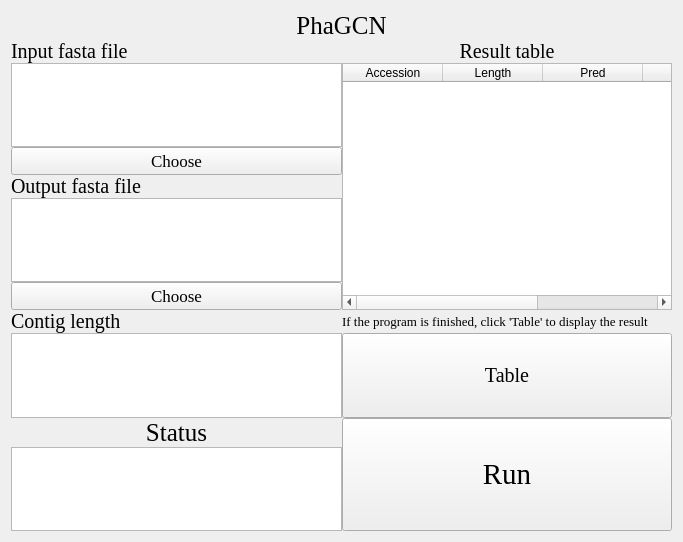
<?xml version="1.0" encoding="UTF-8"?>
<ui version="4.0">
 <class>Form</class>
 <widget class="QWidget" name="Form">
  <property name="geometry">
   <rect>
    <x>0</x>
    <y>0</y>
    <width>683</width>
    <height>542</height>
   </rect>
  </property>
  <property name="windowTitle">
   <string>Form</string>
  </property>
  <property name="styleSheet">
   <string notr="true">background-image: url(D:/tools/Pycharm/pyqt/logo/green_back.png);</string>
  </property>
  <layout class="QGridLayout" name="gridLayout_6">
   <item row="0" column="0">
    <layout class="QGridLayout" name="gridLayout">
     <property name="spacing">
      <number>0</number>
     </property>
     <item row="2" column="0">
      <widget class="QTextBrowser" name="textBrowser_2">
       <property name="styleSheet">
        <string notr="true">background-image: url(D:/Documents/Desktop/white.png)</string>
       </property>
      </widget>
     </item>
     <item row="1" column="0">
      <widget class="QLabel" name="label_2">
       <property name="font">
        <font>
         <family>Times New Roman</family>
         <pointsize>15</pointsize>
        </font>
       </property>
       <property name="text">
        <string>Input fasta file</string>
       </property>
       <property name="alignment">
        <set>Qt::AlignLeading|Qt::AlignLeft|Qt::AlignVCenter</set>
       </property>
      </widget>
     </item>
     <item row="8" column="1">
      <widget class="QPushButton" name="pushButton_4">
       <property name="sizePolicy">
        <sizepolicy hsizetype="Minimum" vsizetype="Expanding">
         <horstretch>0</horstretch>
         <verstretch>0</verstretch>
        </sizepolicy>
       </property>
       <property name="font">
        <font>
         <family>Times New Roman</family>
         <pointsize>15</pointsize>
        </font>
       </property>
       <property name="text">
        <string>Table</string>
       </property>
      </widget>
     </item>
     <item row="7" column="1">
      <widget class="QLabel" name="label_6">
       <property name="font">
        <font>
         <family>Times New Roman</family>
         <pointsize>10</pointsize>
        </font>
       </property>
       <property name="text">
        <string>If the program is finished, click 'Table' to display the result</string>
       </property>
       <property name="alignment">
        <set>Qt::AlignLeading|Qt::AlignLeft|Qt::AlignVCenter</set>
       </property>
      </widget>
     </item>
     <item row="9" column="1" rowspan="2">
      <widget class="QPushButton" name="pushButton">
       <property name="sizePolicy">
        <sizepolicy hsizetype="Expanding" vsizetype="Expanding">
         <horstretch>0</horstretch>
         <verstretch>0</verstretch>
        </sizepolicy>
       </property>
       <property name="font">
        <font>
         <family>Times New Roman</family>
         <pointsize>22</pointsize>
        </font>
       </property>
       <property name="styleSheet">
        <string notr="true">background-image: url(D:/Documents/Desktop/white.png)</string>
       </property>
       <property name="text">
        <string>Run</string>
       </property>
      </widget>
     </item>
     <item row="0" column="0" colspan="2">
      <widget class="QLabel" name="label">
       <property name="font">
        <font>
         <family>Times New Roman</family>
         <pointsize>19</pointsize>
        </font>
       </property>
       <property name="text">
        <string>PhaGCN</string>
       </property>
       <property name="alignment">
        <set>Qt::AlignCenter</set>
       </property>
      </widget>
     </item>
     <item row="4" column="0">
      <widget class="QLabel" name="label_3">
       <property name="font">
        <font>
         <family>Times New Roman</family>
         <pointsize>15</pointsize>
        </font>
       </property>
       <property name="text">
        <string>Output fasta file</string>
       </property>
       <property name="alignment">
        <set>Qt::AlignLeading|Qt::AlignLeft|Qt::AlignVCenter</set>
       </property>
      </widget>
     </item>
     <item row="5" column="0">
      <widget class="QTextBrowser" name="textBrowser_3">
       <property name="styleSheet">
        <string notr="true">background-image: url(D:/Documents/Desktop/white.png)</string>
       </property>
      </widget>
     </item>
     <item row="3" column="0">
      <widget class="QPushButton" name="pushButton_2">
       <property name="font">
        <font>
         <family>Times New Roman</family>
         <pointsize>13</pointsize>
        </font>
       </property>
       <property name="text">
        <string>Choose</string>
       </property>
      </widget>
     </item>
     <item row="7" column="0">
      <widget class="QLabel" name="label_5">
       <property name="font">
        <font>
         <family>Times New Roman</family>
         <pointsize>15</pointsize>
        </font>
       </property>
       <property name="text">
        <string>Contig length</string>
       </property>
       <property name="alignment">
        <set>Qt::AlignLeading|Qt::AlignLeft|Qt::AlignVCenter</set>
       </property>
      </widget>
     </item>
     <item row="6" column="0">
      <widget class="QPushButton" name="pushButton_3">
       <property name="font">
        <font>
         <family>Times New Roman</family>
         <pointsize>13</pointsize>
        </font>
       </property>
       <property name="text">
        <string>Choose</string>
       </property>
      </widget>
     </item>
     <item row="8" column="0">
      <widget class="QTextEdit" name="textEdit">
       <property name="styleSheet">
        <string notr="true">background-image: url(D:/Documents/Desktop/white.png)</string>
       </property>
      </widget>
     </item>
     <item row="9" column="0">
      <widget class="QLabel" name="label_4">
       <property name="font">
        <font>
         <family>Times New Roman</family>
         <pointsize>19</pointsize>
        </font>
       </property>
       <property name="text">
        <string>Status</string>
       </property>
       <property name="alignment">
        <set>Qt::AlignCenter</set>
       </property>
      </widget>
     </item>
     <item row="10" column="0">
      <widget class="QTextBrowser" name="textBrowser">
       <property name="styleSheet">
        <string notr="true">background-image: url(D:/Documents/Desktop/white.png)</string>
       </property>
      </widget>
     </item>
     <item row="2" column="1" rowspan="5">
      <widget class="QTableWidget" name="tableWidget">
       <property name="styleSheet">
        <string notr="true">background-image: url(D:/Documents/Desktop/white.png)</string>
       </property>
       <column>
        <property name="text">
         <string>Accession</string>
        </property>
       </column>
       <column>
        <property name="text">
         <string>Length</string>
        </property>
       </column>
       <column>
        <property name="text">
         <string>Pred</string>
        </property>
       </column>
       <column>
        <property name="text">
         <string>Score</string>
        </property>
       </column>
       <column>
        <property name="text">
         <string>Type</string>
        </property>
       </column>
      </widget>
     </item>
     <item row="1" column="1">
      <widget class="QLabel" name="label_7">
       <property name="font">
        <font>
         <family>Times New Roman</family>
         <pointsize>15</pointsize>
        </font>
       </property>
       <property name="text">
        <string>Result table</string>
       </property>
       <property name="alignment">
        <set>Qt::AlignCenter</set>
       </property>
      </widget>
     </item>
    </layout>
   </item>
  </layout>
 </widget>
 <resources/>
 <connections/>
</ui>
